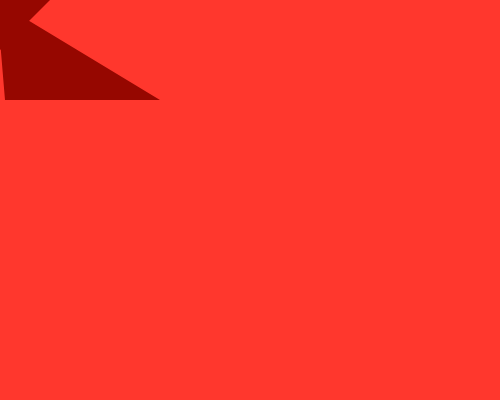
Frame 1 (no input)
Frame 60 (no input): identical to frame 1, image omitted
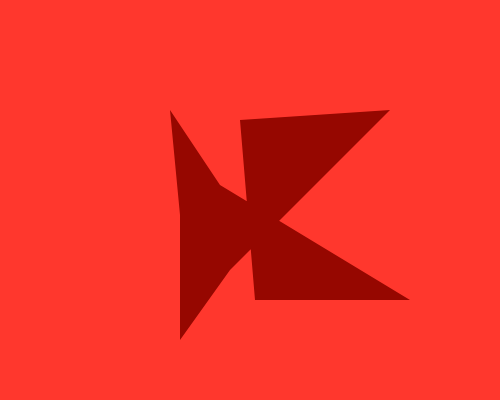
Frame 120 (the mouse pressed at the canvas centre since frame 60)

The p5.js sketch that drew these frames (run headless with seeded random() and noise() and a simulated clock; from frame 60 on, the mouse is pressed at the canvas centre):

// p5.js sketch
// ── sketch.js
var x = 200;
 var y = 200;

function setup() {
  createCanvas(500,400);
  noStroke();

}

function draw() {
  x = mouseX
  y = mouseY
  background(289, 55, 45);
   beginShape();
  fill(150, 7,0);
  vertex(x-20,y+70);
  vertex(x+140, y-90);
  vertex(x-10,y-80);
  vertex(x+5,y+100);
  vertex(x+160,  y+100);
  vertex(x-30,y-15);
  vertex(x-80,y-90);
  vertex(x-70, y+15);
  vertex(x-70,y+140)
  endShape();
}
